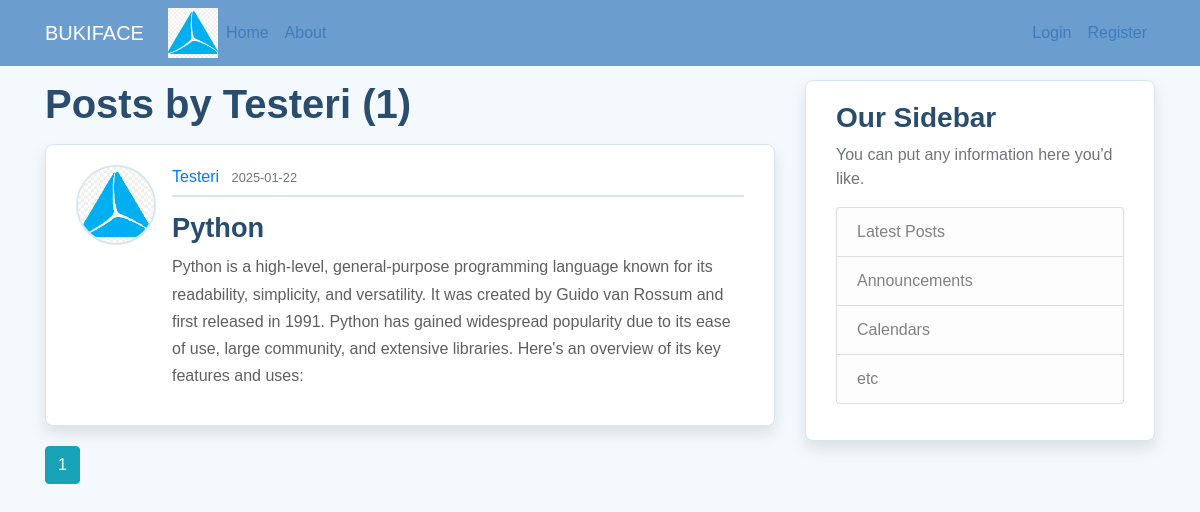
Screenshot of /user/Testeri with the database file from the repository.
### chemiko/models.py (models this page shows, shortened)
class User(db.Model, UserMixin):
    id = db.Column(db.Integer, primary_key=True)
    username = db.Column(db.String(20), unique=True, nullable=False)
    email = db.Column(db.String(120), unique=True, nullable=False)
    image_file = db.Column(db.String(20), nullable=False, default='default.jpg')
    password = db.Column(db.String(60), nullable=False)
    posts = db.relationship('Post', backref='author', lazy=True)
    is_admin = db.Column(db.Boolean, default=False)  # Admin flag

class Post(db.Model):
    id = db.Column(db.Integer, primary_key=True)
    title = db.Column(db.String(100), nullable=False)
    date_posted = db.Column(db.DateTime, nullable=False, default=datetime.utcnow)
    content = db.Column(db.Text, nullable=False)
    user_id = db.Column(db.Integer, db.ForeignKey('user.id'), nullable=False)

### chemiko/routes.py (the view)
@app.route("/user/<string:username>")
def user_posts(username):
    page = request.args.get('page', 1, type=int)
    user = User.query.filter_by(username=username).first_or_404()
    posts = Post.query.filter_by(author=user)\
        .order_by(Post.date_posted.desc())\
        .paginate(page=page, per_page=5)
    return render_template('user_posts.html', posts=posts, user=user)

### chemiko/templates/user_posts.html
{% extends "layout.html" %}
{% block content %}
    <h1 class="mb-3">Posts by {{ user.username }} ({{ posts.total }})</h1>
    {% for post in posts.items %}
        <article class="media content-section">
          <img class="rounded-circle article-img" src="{{ url_for('static', filename='profile_pics/' + post.author.image_file) }}">
          <div class="media-body">
            <div class="article-metadata">
              <a class="mr-2" href="{{ url_for('user_posts', username=post.author.username) }}">{{ post.author.username }}</a>
              <small class="text-muted">{{ post.date_posted.strftime('%Y-%m-%d') }}</small>
            </div>
            <h2><a class="article-title" href="{{ url_for('post', post_id=post.id) }}">{{ post.title }}</a></h2>
            <p class="article-content">{{ post.content }}</p>
          </div>
        </article>
    {% endfor %}
    {% for page_num in posts.iter_pages(left_edge=1, right_edge=1, left_current=1, right_current=2) %}
      {% if page_num %}
        {% if posts.page == page_num %}
          <a class="btn btn-info mb-4" href="{{ url_for('user_posts', username=user.username, page=page_num) }}">{{ page_num }}</a>
        {% else %}
          <a class="btn btn-outline-info mb-4" href="{{ url_for('user_posts', username=user.username, page=page_num) }}">{{ page_num }}</a>
        {% endif %}
      {% else %}
        ...
      {% endif %}
    {% endfor %}
{% endblock content %}

### chemiko/static/main.css (style rules this page uses)
body { background: #f4f9fd; color: #3d3d3d; margin-top: 5rem; font-family: 'Arial', sans-serif; }
h1, h2, h3, h4, h5, h6 { color: #2a4d6e; font-weight: 700; }
.content-section { background: #ffffff; padding: 20px 30px; border: 1px solid #d6e6f1; border-radius: 8px; margin-bottom: 20px; box-shadow: 0px 8px 16px rgba(0, 0, 0, 0.1); }
.article-title { color: #2a4d6e; font-size: 1.7rem; font-weight: bold; }
.article-content { white-space: pre-line; line-height: 1.7; color: #5f5f5f; }
.article-img { height: 80px; width: 80px; margin-right: 16px; border-radius: 50%; border: 2px solid #d6e6f1; }
.article-metadata { padding-bottom: 6px; margin-bottom: 10px; border-bottom: 2px solid #d6e6f1; }

### rows the page displays
User: username "Testeri"
Post: image_file (picture), author.username "Testeri", date_posted "2025-01-22", title "Python", content "Python is a high-level, general-purpose programming language known for its readability, simplicity, and versatility. It was created by Guido van Rossum and first released in 1991. Python has gained widespread popularity due to its ease of use, large community, and extensive libraries. Here's an overview of its key features and uses:"

### other values shown
{{ posts.total }} "1"
{{ page_num }} "1"
